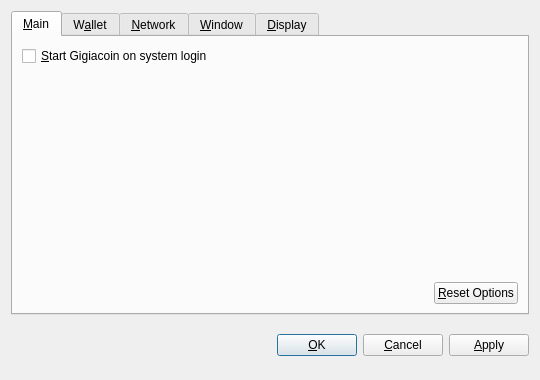
<?xml version="1.0" encoding="UTF-8"?>
<ui version="4.0">
 <class>OptionsDialog</class>
 <widget class="QDialog" name="OptionsDialog">
  <property name="geometry">
   <rect>
    <x>0</x>
    <y>0</y>
    <width>540</width>
    <height>380</height>
   </rect>
  </property>
  <property name="windowTitle">
   <string>Options</string>
  </property>
  <property name="modal">
   <bool>true</bool>
  </property>
  <layout class="QVBoxLayout" name="verticalLayout">
   <item>
    <widget class="QTabWidget" name="tabWidget">
     <property name="tabPosition">
      <enum>QTabWidget::North</enum>
     </property>
     <property name="currentIndex">
      <number>0</number>
     </property>
     <widget class="QWidget" name="tabMain">
      <attribute name="title">
       <string>&amp;Main</string>
      </attribute>
      <layout class="QVBoxLayout" name="verticalLayout_Main">
       <item>
        <widget class="QCheckBox" name="bitcoinAtStartup">
         <property name="toolTip">
          <string>Automatically start Gigiacoin after logging in to the system.</string>
         </property>
         <property name="text">
          <string>&amp;Start Gigiacoin on system login</string>
         </property>
        </widget>
       </item>
       <item>
        <spacer name="verticalSpacer_Main">
         <property name="orientation">
          <enum>Qt::Vertical</enum>
         </property>
         <property name="sizeHint" stdset="0">
          <size>
           <width>20</width>
           <height>40</height>
          </size>
         </property>
        </spacer>
       </item>
       <item>
        <layout class="QHBoxLayout" name="horizontalLayout_2_Main">
         <item>
          <spacer name="horizontalSpacer_2_Main">
           <property name="orientation">
            <enum>Qt::Horizontal</enum>
           </property>
           <property name="sizeHint" stdset="0">
            <size>
             <width>40</width>
             <height>20</height>
            </size>
           </property>
          </spacer>
         </item>
         <item>
          <widget class="QPushButton" name="resetButton">
           <property name="toolTip">
            <string>Reset all client options to default.</string>
           </property>
           <property name="text">
            <string>&amp;Reset Options</string>
           </property>
           <property name="autoDefault">
            <bool>false</bool>
           </property>
          </widget>
         </item>
        </layout>
       </item>
      </layout>
     </widget>
     <widget class="QWidget" name="tabWallet">
      <attribute name="title">
       <string>W&amp;allet</string>
      </attribute>
      <layout class="QVBoxLayout" name="verticalLayout_Network">
       <item>
        <widget class="QLabel" name="transactionFeeInfoLabel">
         <property name="text">
          <string>Optional transaction fee per kB that helps make sure your transactions are processed quickly. Most transactions are 1 kB.</string>
         </property>
         <property name="textFormat">
          <enum>Qt::PlainText</enum>
         </property>
         <property name="wordWrap">
          <bool>true</bool>
         </property>
        </widget>
       </item>
       <item>
        <layout class="QHBoxLayout" name="horizontalLayout_1_Main">
         <item>
          <widget class="QLabel" name="transactionFeeLabel">
           <property name="text">
            <string>Pay transaction &amp;fee</string>
           </property>
           <property name="textFormat">
            <enum>Qt::PlainText</enum>
           </property>
           <property name="buddy">
            <cstring>transactionFee</cstring>
           </property>
          </widget>
         </item>
         <item>
          <widget class="BitcoinAmountField" name="transactionFee"/>
         </item>
         <item>
          <spacer name="horizontalSpacer_1_Main">
           <property name="orientation">
            <enum>Qt::Horizontal</enum>
           </property>
           <property name="sizeHint" stdset="0">
            <size>
             <width>40</width>
             <height>20</height>
            </size>
           </property>
          </spacer>
         </item>
        </layout>
       </item>
       <item>
        <widget class="QLabel" name="label">
         <property name="text">
          <string>If you disable the spending of unconfirmed change, the change from a transaction cannot be used until that transaction has at least one confirmation. This also affects how your balance is computed.</string>
         </property>
         <property name="wordWrap">
          <bool>true</bool>
         </property>
        </widget>
       </item>
       <item>
        <widget class="QCheckBox" name="spendZeroConfChange">
         <property name="text">
          <string>Spend unconfirmed change  (experts only)</string>
         </property>
        </widget>
       </item>
       <item>
        <spacer name="verticalSpacer">
         <property name="orientation">
          <enum>Qt::Vertical</enum>
         </property>
         <property name="sizeHint" stdset="0">
          <size>
           <width>20</width>
           <height>40</height>
          </size>
         </property>
        </spacer>
       </item>
      </layout>
     </widget>
     <widget class="QWidget" name="tabNetwork">
      <attribute name="title">
       <string>&amp;Network</string>
      </attribute>
      <layout class="QVBoxLayout" name="verticalLayout_Network">
       <item>
        <widget class="QCheckBox" name="mapPortUpnp">
         <property name="toolTip">
          <string>Automatically open the Gigiacoin client port on the router. This only works when your router supports UPnP and it is enabled.</string>
         </property>
         <property name="text">
          <string>Map port using &amp;UPnP</string>
         </property>
        </widget>
       </item>
       <item>
        <widget class="QCheckBox" name="connectSocks">
         <property name="toolTip">
          <string>Connect to the Gigiacoin network through a SOCKS proxy (e.g. when connecting through Tor).</string>
         </property>
         <property name="text">
          <string>&amp;Connect through SOCKS proxy:</string>
         </property>
        </widget>
       </item>
       <item>
        <layout class="QHBoxLayout" name="horizontalLayout_Network">
         <item>
          <widget class="QLabel" name="proxyIpLabel">
           <property name="text">
            <string>Proxy &amp;IP:</string>
           </property>
           <property name="textFormat">
            <enum>Qt::PlainText</enum>
           </property>
           <property name="buddy">
            <cstring>proxyIp</cstring>
           </property>
          </widget>
         </item>
         <item>
          <widget class="QValidatedLineEdit" name="proxyIp">
           <property name="maximumSize">
            <size>
             <width>140</width>
             <height>16777215</height>
            </size>
           </property>
           <property name="toolTip">
            <string>IP address of the proxy (e.g. 127.0.0.1)</string>
           </property>
          </widget>
         </item>
         <item>
          <widget class="QLabel" name="proxyPortLabel">
           <property name="text">
            <string>&amp;Port:</string>
           </property>
           <property name="textFormat">
            <enum>Qt::PlainText</enum>
           </property>
           <property name="buddy">
            <cstring>proxyPort</cstring>
           </property>
          </widget>
         </item>
         <item>
          <widget class="QLineEdit" name="proxyPort">
           <property name="maximumSize">
            <size>
             <width>55</width>
             <height>16777215</height>
            </size>
           </property>
           <property name="toolTip">
            <string>Port of the proxy (e.g. 9050)</string>
           </property>
          </widget>
         </item>
         <item>
          <widget class="QLabel" name="socksVersionLabel">
           <property name="text">
            <string>SOCKS &amp;Version:</string>
           </property>
           <property name="textFormat">
            <enum>Qt::PlainText</enum>
           </property>
           <property name="buddy">
            <cstring>socksVersion</cstring>
           </property>
          </widget>
         </item>
         <item>
          <widget class="QValueComboBox" name="socksVersion">
           <property name="toolTip">
            <string>SOCKS version of the proxy (e.g. 5)</string>
           </property>
          </widget>
         </item>
         <item>
          <spacer name="horizontalSpacer_Network">
           <property name="orientation">
            <enum>Qt::Horizontal</enum>
           </property>
           <property name="sizeHint" stdset="0">
            <size>
             <width>40</width>
             <height>20</height>
            </size>
           </property>
          </spacer>
         </item>
        </layout>
       </item>
       <item>
        <spacer name="verticalSpacer_Network">
         <property name="orientation">
          <enum>Qt::Vertical</enum>
         </property>
         <property name="sizeHint" stdset="0">
          <size>
           <width>20</width>
           <height>40</height>
          </size>
         </property>
        </spacer>
       </item>
      </layout>
     </widget>
     <widget class="QWidget" name="tabWindow">
      <attribute name="title">
       <string>&amp;Window</string>
      </attribute>
      <layout class="QVBoxLayout" name="verticalLayout_Window">
       <item>
        <widget class="QCheckBox" name="minimizeToTray">
         <property name="toolTip">
          <string>Show only a tray icon after minimizing the window.</string>
         </property>
         <property name="text">
          <string>&amp;Minimize to the tray instead of the taskbar</string>
         </property>
        </widget>
       </item>
       <item>
        <widget class="QCheckBox" name="minimizeOnClose">
         <property name="toolTip">
          <string>Minimize instead of exit the application when the window is closed. When this option is enabled, the application will be closed only after selecting Quit in the menu.</string>
         </property>
         <property name="text">
          <string>M&amp;inimize on close</string>
         </property>
        </widget>
       </item>
       <item>
        <spacer name="verticalSpacer_Window">
         <property name="orientation">
          <enum>Qt::Vertical</enum>
         </property>
         <property name="sizeHint" stdset="0">
          <size>
           <width>20</width>
           <height>40</height>
          </size>
         </property>
        </spacer>
       </item>
      </layout>
     </widget>
     <widget class="QWidget" name="tabDisplay">
      <attribute name="title">
       <string>&amp;Display</string>
      </attribute>
      <layout class="QVBoxLayout" name="verticalLayout_Display">
       <item>
        <layout class="QHBoxLayout" name="horizontalLayout_1_Display">
         <item>
          <widget class="QLabel" name="langLabel">
           <property name="text">
            <string>User Interface &amp;language:</string>
           </property>
           <property name="textFormat">
            <enum>Qt::PlainText</enum>
           </property>
           <property name="buddy">
            <cstring>lang</cstring>
           </property>
          </widget>
         </item>
         <item>
          <widget class="QValueComboBox" name="lang">
           <property name="toolTip">
            <string>The user interface language can be set here. This setting will take effect after restarting Gigiacoin.</string>
           </property>
          </widget>
         </item>
        </layout>
       </item>
       <item>
        <layout class="QHBoxLayout" name="horizontalLayout_2_Display">
         <item>
          <widget class="QLabel" name="unitLabel">
           <property name="text">
            <string>&amp;Unit to show amounts in:</string>
           </property>
           <property name="textFormat">
            <enum>Qt::PlainText</enum>
           </property>
           <property name="buddy">
            <cstring>unit</cstring>
           </property>
          </widget>
         </item>
         <item>
          <widget class="QValueComboBox" name="unit">
           <property name="toolTip">
            <string>Choose the default subdivision unit to show in the interface and when sending coins.</string>
           </property>
          </widget>
         </item>
        </layout>
       </item>
       <item>
        <widget class="QCheckBox" name="displayAddresses">
         <property name="toolTip">
          <string>Whether to show Gigiacoin addresses in the transaction list or not.</string>
         </property>
         <property name="text">
          <string>&amp;Display addresses in transaction list</string>
         </property>
        </widget>
       </item>
       <item>
        <widget class="QCheckBox" name="coinControlFeatures">
         <property name="toolTip">
          <string>Whether to show coin control features or not.</string>
         </property>
         <property name="text">
          <string>Display coin &amp;control features (experts only!)</string>
         </property>
        </widget>
       </item>
       <item>
        <spacer name="verticalSpacer_Display">
         <property name="orientation">
          <enum>Qt::Vertical</enum>
         </property>
         <property name="sizeHint" stdset="0">
          <size>
           <width>20</width>
           <height>40</height>
          </size>
         </property>
        </spacer>
       </item>
      </layout>
     </widget>
    </widget>
   </item>
   <item>
    <layout class="QHBoxLayout" name="horizontalLayout_Buttons">
     <item>
      <spacer name="horizontalSpacer_1">
       <property name="orientation">
        <enum>Qt::Horizontal</enum>
       </property>
       <property name="sizeHint" stdset="0">
        <size>
         <width>40</width>
         <height>48</height>
        </size>
       </property>
      </spacer>
     </item>
     <item>
      <widget class="QLabel" name="statusLabel">
       <property name="font">
        <font>
         <weight>75</weight>
         <bold>true</bold>
        </font>
       </property>
       <property name="text">
        <string/>
       </property>
       <property name="textFormat">
        <enum>Qt::PlainText</enum>
       </property>
       <property name="wordWrap">
        <bool>true</bool>
       </property>
      </widget>
     </item>
     <item>
      <spacer name="horizontalSpacer_2">
       <property name="orientation">
        <enum>Qt::Horizontal</enum>
       </property>
       <property name="sizeHint" stdset="0">
        <size>
         <width>40</width>
         <height>48</height>
        </size>
       </property>
      </spacer>
     </item>
     <item>
      <widget class="QPushButton" name="okButton">
       <property name="text">
        <string>&amp;OK</string>
       </property>
      </widget>
     </item>
     <item>
      <widget class="QPushButton" name="cancelButton">
       <property name="text">
        <string>&amp;Cancel</string>
       </property>
       <property name="autoDefault">
        <bool>false</bool>
       </property>
      </widget>
     </item>
     <item>
      <widget class="QPushButton" name="applyButton">
       <property name="text">
        <string>&amp;Apply</string>
       </property>
       <property name="autoDefault">
        <bool>false</bool>
       </property>
      </widget>
     </item>
    </layout>
   </item>
  </layout>
 </widget>
 <customwidgets>
  <customwidget>
   <class>BitcoinAmountField</class>
   <extends>QSpinBox</extends>
   <header>bitcoinamountfield.h</header>
  </customwidget>
  <customwidget>
   <class>QValueComboBox</class>
   <extends>QComboBox</extends>
   <header>qvaluecombobox.h</header>
  </customwidget>
  <customwidget>
   <class>QValidatedLineEdit</class>
   <extends>QLineEdit</extends>
   <header>qvalidatedlineedit.h</header>
  </customwidget>
 </customwidgets>
 <resources/>
 <connections/>
</ui>
